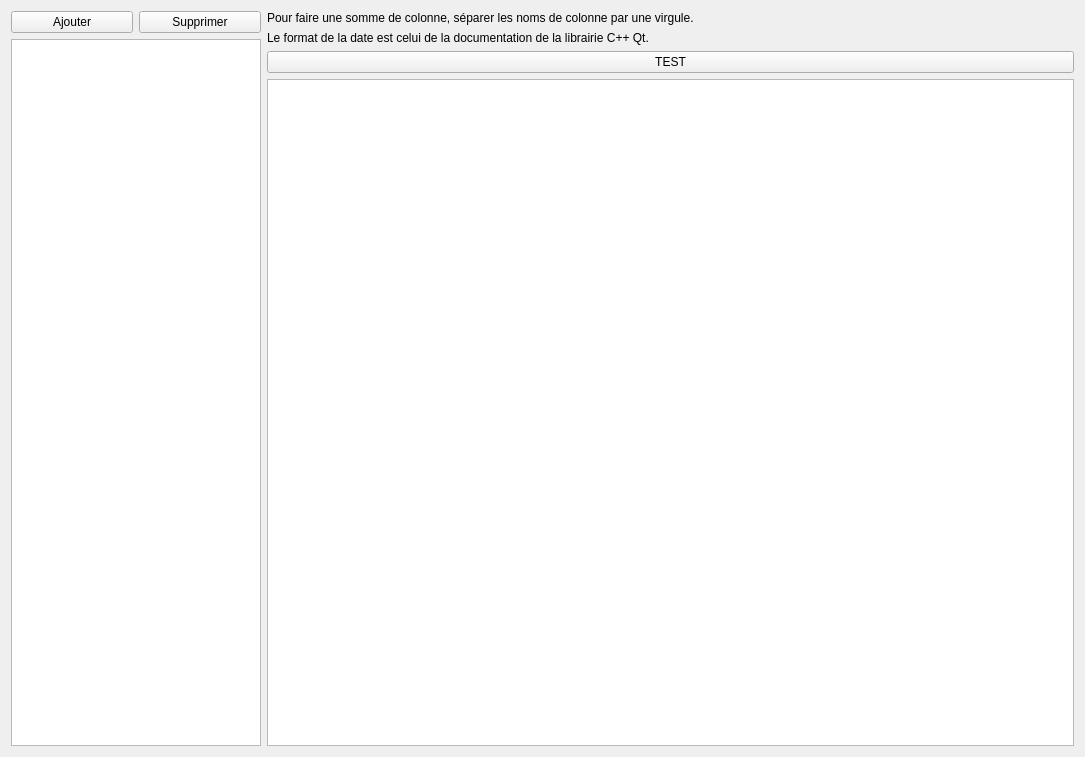
<?xml version="1.0" encoding="UTF-8"?>
<ui version="4.0">
 <class>PaneCustomOrderParams</class>
 <widget class="QWidget" name="PaneCustomOrderParams">
  <property name="geometry">
   <rect>
    <x>0</x>
    <y>0</y>
    <width>1085</width>
    <height>757</height>
   </rect>
  </property>
  <property name="windowTitle">
   <string>Fichiers commandes personnalisés</string>
  </property>
  <layout class="QHBoxLayout" name="horizontalLayout_2">
   <item>
    <layout class="QVBoxLayout" name="verticalLayout">
     <item>
      <layout class="QHBoxLayout" name="horizontalLayout">
       <item>
        <widget class="QPushButton" name="buttonAdd">
         <property name="text">
          <string>Ajouter</string>
         </property>
        </widget>
       </item>
       <item>
        <widget class="QPushButton" name="buttonRemove">
         <property name="text">
          <string>Supprimer</string>
         </property>
        </widget>
       </item>
      </layout>
     </item>
     <item>
      <widget class="QListView" name="listViewCustoms">
       <property name="minimumSize">
        <size>
         <width>180</width>
         <height>0</height>
        </size>
       </property>
       <property name="maximumSize">
        <size>
         <width>250</width>
         <height>16777215</height>
        </size>
       </property>
      </widget>
     </item>
    </layout>
   </item>
   <item>
    <layout class="QVBoxLayout" name="verticalLayout_2">
     <item>
      <widget class="QLabel" name="label">
       <property name="text">
        <string>Pour faire une somme de colonne, séparer les noms de colonne par une virgule.</string>
       </property>
      </widget>
     </item>
     <item>
      <widget class="QLabel" name="label_2">
       <property name="text">
        <string>Le format de la date est celui de la documentation de la librairie C++ Qt.</string>
       </property>
      </widget>
     </item>
     <item>
      <widget class="QPushButton" name="buttonTest">
       <property name="text">
        <string>TEST</string>
       </property>
      </widget>
     </item>
     <item>
      <widget class="QTableView" name="tableViewSelectedCustoms">
       <attribute name="horizontalHeaderStretchLastSection">
        <bool>true</bool>
       </attribute>
      </widget>
     </item>
    </layout>
   </item>
  </layout>
 </widget>
 <resources/>
 <connections/>
</ui>
